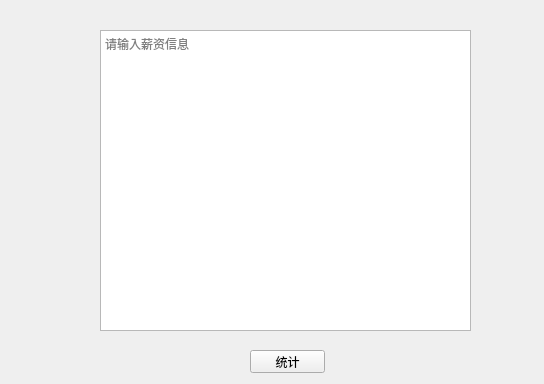
<?xml version="1.0" encoding="UTF-8"?>
<ui version="4.0">
 <class>Form</class>
 <widget class="QWidget" name="Form">
  <property name="geometry">
   <rect>
    <x>0</x>
    <y>0</y>
    <width>544</width>
    <height>384</height>
   </rect>
  </property>
  <property name="windowTitle">
   <string>薪资统计</string>
  </property>
  <widget class="QPlainTextEdit" name="textEdit">
   <property name="geometry">
    <rect>
     <x>100</x>
     <y>30</y>
     <width>371</width>
     <height>301</height>
    </rect>
   </property>
   <property name="placeholderText">
    <string>请输入薪资信息</string>
   </property>
  </widget>
  <widget class="QPushButton" name="button">
   <property name="geometry">
    <rect>
     <x>250</x>
     <y>350</y>
     <width>75</width>
     <height>23</height>
    </rect>
   </property>
   <property name="text">
    <string>统计</string>
   </property>
  </widget>
 </widget>
 <resources/>
 <connections/>
</ui>
